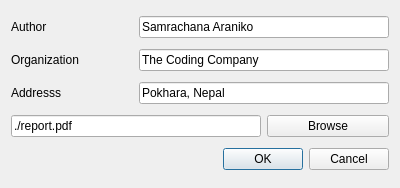
<?xml version="1.0" encoding="UTF-8"?>
<ui version="4.0">
 <class>Dialog</class>
 <widget class="QDialog" name="Dialog">
  <property name="geometry">
   <rect>
    <x>0</x>
    <y>0</y>
    <width>400</width>
    <height>188</height>
   </rect>
  </property>
  <property name="windowTitle">
   <string>Generate Report</string>
  </property>
  <layout class="QGridLayout" name="gridLayout">
   <item row="0" column="0">
    <widget class="QLabel" name="label">
     <property name="text">
      <string>Author</string>
     </property>
    </widget>
   </item>
   <item row="0" column="1" colspan="2">
    <widget class="QLineEdit" name="author">
     <property name="text">
      <string>Samrachana Araniko</string>
     </property>
     <property name="maxLength">
      <number>50</number>
     </property>
    </widget>
   </item>
   <item row="1" column="0">
    <widget class="QLabel" name="label_2">
     <property name="text">
      <string>Organization</string>
     </property>
    </widget>
   </item>
   <item row="1" column="1" colspan="2">
    <widget class="QLineEdit" name="organization">
     <property name="text">
      <string>The Coding Company</string>
     </property>
     <property name="maxLength">
      <number>50</number>
     </property>
    </widget>
   </item>
   <item row="2" column="0">
    <widget class="QLabel" name="label_3">
     <property name="text">
      <string>Addresss</string>
     </property>
    </widget>
   </item>
   <item row="2" column="1" colspan="2">
    <widget class="QLineEdit" name="address">
     <property name="text">
      <string>Pokhara, Nepal</string>
     </property>
     <property name="maxLength">
      <number>50</number>
     </property>
    </widget>
   </item>
   <item row="3" column="0" colspan="2">
    <widget class="QLineEdit" name="filePath">
     <property name="text">
      <string>./report.pdf</string>
     </property>
    </widget>
   </item>
   <item row="3" column="2">
    <widget class="QPushButton" name="Browse">
     <property name="text">
      <string>Browse</string>
     </property>
    </widget>
   </item>
   <item row="4" column="0" colspan="3">
    <widget class="QDialogButtonBox" name="buttonBox">
     <property name="orientation">
      <enum>Qt::Horizontal</enum>
     </property>
     <property name="standardButtons">
      <set>QDialogButtonBox::Cancel|QDialogButtonBox::Ok</set>
     </property>
    </widget>
   </item>
  </layout>
 </widget>
 <resources/>
 <connections>
  <connection>
   <sender>buttonBox</sender>
   <signal>accepted()</signal>
   <receiver>Dialog</receiver>
   <slot>accept()</slot>
   <hints>
    <hint type="sourcelabel">
     <x>229</x>
     <y>162</y>
    </hint>
    <hint type="destinationlabel">
     <x>157</x>
     <y>189</y>
    </hint>
   </hints>
  </connection>
  <connection>
   <sender>buttonBox</sender>
   <signal>rejected()</signal>
   <receiver>Dialog</receiver>
   <slot>reject()</slot>
   <hints>
    <hint type="sourcelabel">
     <x>297</x>
     <y>168</y>
    </hint>
    <hint type="destinationlabel">
     <x>286</x>
     <y>189</y>
    </hint>
   </hints>
  </connection>
 </connections>
</ui>
